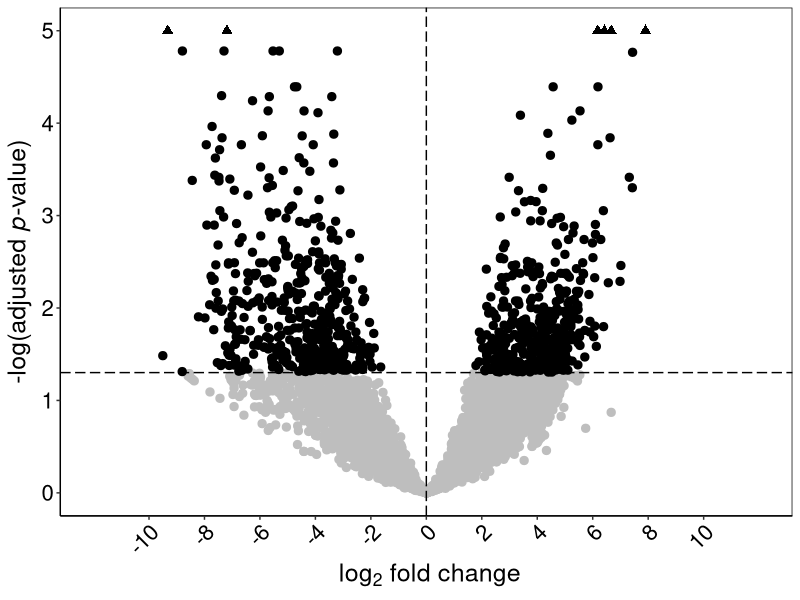

Here is the R script that generated this plot:
## ---- chunk 1
library(ggplot2)
library(scales)
## ---- chunk 2
res <- read.csv('deseq2_results.csv')
## ---- chunk 3
max_log_p <- 5
alpha <- 0.05
## ---- chunk 4
res<- res[!is.na(res$padj),]
res$log_p <- -log10(res$padj)
## ---- chunk 5
res[res$log_p > max_log_p,]$log_p <- max_log_p 
## ---- chunk 6
reverselog_trans <- function(base = exp(1)) {
  trans <- function(x) -log(x, base)
  inv <- function(x) base^(-x)
  trans_new(paste0("reverselog-", format(base)), trans, inv, 
            log_breaks(base = base), 
            domain = c(1e-100, Inf))
}
## ---- chunk 7
ggplot(res, aes(x=log2FoldChange, y=log_p)) + 
  geom_point(data = res[res$padj > alpha,], aes(x=log2FoldChange, y=log_p), color="grey", size = 2.5) + # points with padj > alpha are grey 
  geom_point(data = res[res$padj <= alpha & res$log_p < max_log_p,], aes(x=log2FoldChange, y=log_p), size = 2.5) + # point with padj < alpha and log10(padj) < max_log_p are black circles
  geom_point(data = res[res$log_p == max_log_p,], aes(x=log2FoldChange, y=log_p), size = 2.5, shape = 17) + # points with padj < alpha and log10(padj) = max_log_p are black triangles
  geom_vline(xintercept = 0, linetype = 5) +
  geom_hline(yintercept = -log10(alpha), linetype = 5) + 
  ylim(0, 5) +
  scale_x_continuous(breaks = seq(-10, 10, by = 2), limits=c(-12, 12)) +
  theme_bw() +
  xlab(bquote(~log[2]~"fold change")) + ylab(expression(paste("-log(adjusted ", italic("p"), "-value)", sep=""))) +
  theme(panel.border = element_rect(colour = "black"), 
        axis.line = element_line(colour = "black"), 
        panel.grid.major = element_blank(), 
        panel.grid.minor = element_blank(),
        axis.title=element_text(size=18), 
        axis.text = element_text(size=16, colour="black"),
        axis.text.x = element_text(angle = 45, vjust = 1, hjust = 1))
## ---- chunk 8
#ggsave("volcano_plot.pdf", width = 6, height = 8)
